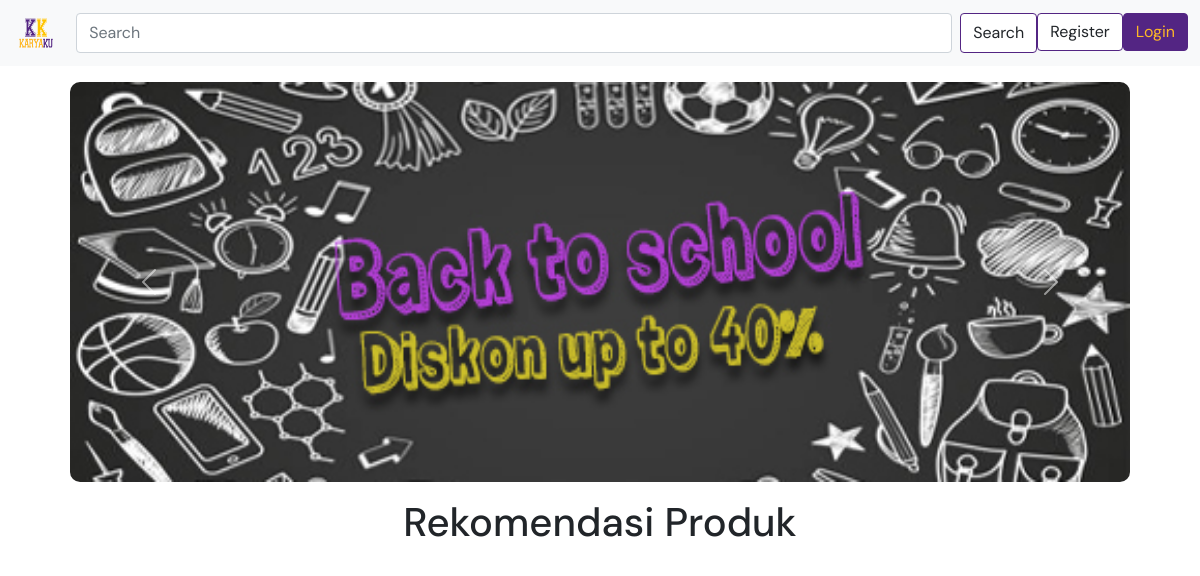
The app's page /, older data.
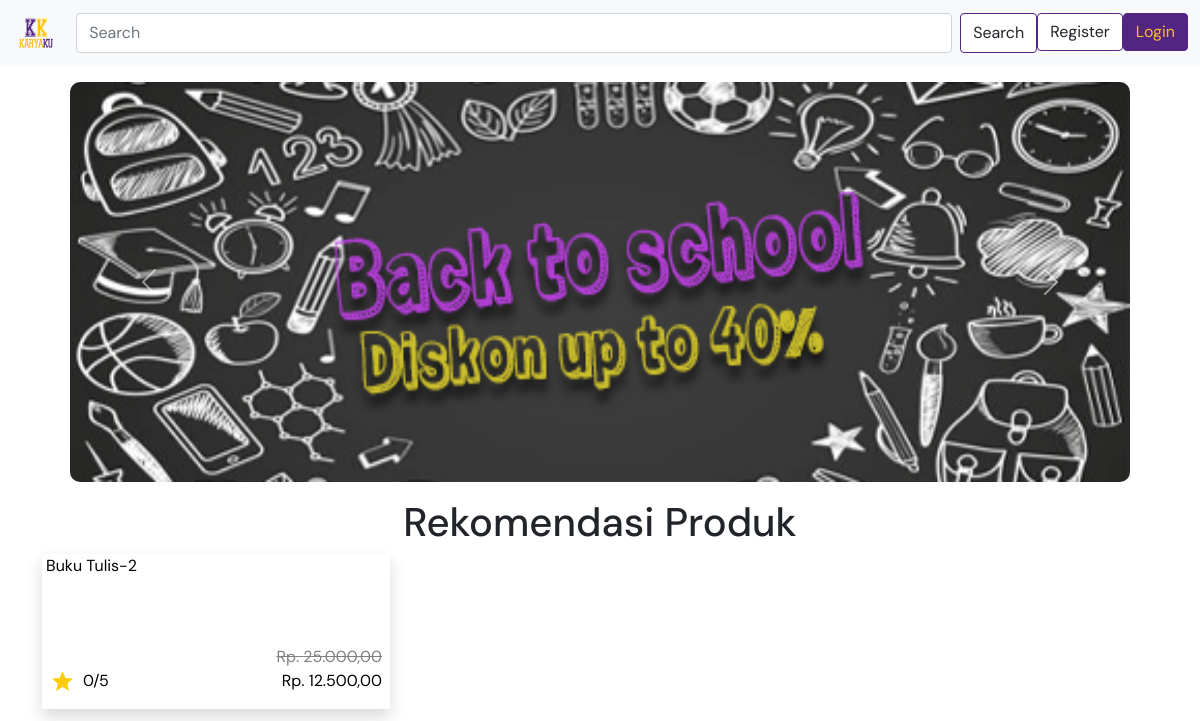
The same page, newer data.
### tables this page shows
CREATE TABLE `list_product` (
  `product_id` int(11) NOT NULL,
  `name` varchar(100) NOT NULL,
  `price` double NOT NULL,
  `stock` int(11) NOT NULL,
  `description` varchar(400) NOT NULL,
  `brand_name` varchar(100) NOT NULL,
  `image` varchar(100) DEFAULT NULL
);

CREATE TABLE `discount` (
  `discount_id` int(11) NOT NULL,
  `discount_name` varchar(100) NOT NULL,
  `product_id` int(11) NOT NULL,
  `discount_value` int(11) NOT NULL
);

### index.php (the view, shortened to what this page needs)
<!DOCTYPE html>
<html lang="en">
<head>
    <?php
    require_once("head.php");
    ?>
</head>
<?php
require_once("header.php");
?>
<body>
    <div class="container d-flex justify-content-center mt-3 flex-column">
        <div id="carouselExampleInterval" class="carousel slide" data-bs-ride="carousel" style="width: 95%; margin:auto; height:400px; border-radius:10px;">
            <div class="carousel-inner">
                <div class="carousel-item active" data-bs-interval="5000">
                    <img style=" height:400px; border-radius:10px;" src="asset/Banner/baner1.jpg" class="d-block w-100" alt="...">
                </div>
            </div>
            <button class="carousel-control-prev" type="button" data-bs-target="#carouselExampleInterval" data-bs-slide="prev">
                <span class="carousel-control-prev-icon" aria-hidden="true"></span>
            </button>
            <button class="carousel-control-next" type="button" data-bs-target="#carouselExampleInterval" data-bs-slide="next">
                <span class="carousel-control-next-icon" aria-hidden="true"></span>
            </button>
        </div>
        <h1 class="mt-3 mb-2" style="margin:auto;">Rekomendasi Produk</h1>
        <div style="width: 100%;" class="row">
            <?php
            $query = $koneksi->prepare("SELECT lp.*, NVL((SELECT CAST(SUM(h.rate)/count(h.rate) as INT) from history h where lp.product_id=h.product_id and h.rate!=0) ,'0') as 'rating' FROM list_product lp order by rating desc");
            $query->execute();
            $hasil = $query->get_result()->fetch_all(MYSQLI_ASSOC);
            foreach ($hasil as $key => $value) {
                $diskon = $koneksi->prepare("SELECT * from discount where product_id=?");
                $diskon->bind_param("i", $value["product_id"]);
                $diskon->execute();
                $resdiskon = $diskon->get_result()->fetch_all(MYSQLI_ASSOC);
            ?>
                <a href="detail.php?id=<?= $value["product_id"] ?>&nama=<?= $value["name"] ?>" class="klik col-xxl-3 col-xl-4 col-lg-6 mb-xl-0 mb-xxl-0 mb-md-5" style=" text-decoration:none; color:black;">
                    <div style="width: 100%; height:90%" class="shadow d-flex flex-column">
                        <div style="height: 100px;" class="mt-0 mb-2">
                            <p class="my-0 ms-1"><?= $value["name"] ?></p>
                        </div>
                        <div>
                            <?= count($resdiskon) > 0 ? "<p class='float-end mx-2 mt-0 my-0' style='color:grey; text-decoration:line-through; ?>;''>Rp. " . number_format($value["price"], 2, ',', '.') . "</p>" : '' ?>
                            <img class="float-start ms-2" src="asset/Misc/star.png" alt="" height="25px">
                            <p class="float-start mx-2"><?= $value["rating"] ?>/5</p>
                            <?php
                            if (count($resdiskon) > 0) {
                                $tempHarga = $value["price"] - ($resdiskon[0]["discount_value"] / 100 * $value["price"]);
                            }
                            ?>
                            <?= count($resdiskon) > 0 ? "<p class='float-end mx-2 mb-0'>Rp. " . number_format($tempHarga, 2, ',', '.') . "</p>" : '<p class="float-end mx-2" >Rp. '.number_format($value["price"], 2, ',', '.') .'</p>' ?>
                        </div>
                    </div>
                </a>
            <?php
            }
            ?>
        </div>
    </div>
</body>
</html>

Row changes from the older to the newer data that the page shows:
added list_product: name "Buku Tulis-2", price "25.000,00", rating "0", price.discount_value "12.500,00"
